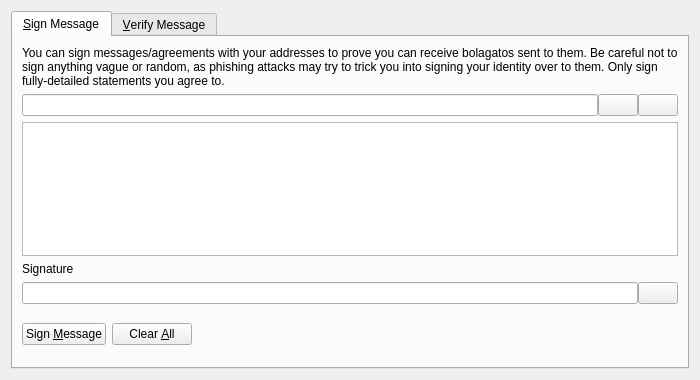
<?xml version="1.0" encoding="UTF-8"?>
<ui version="4.0">
 <class>SignVerifyMessageDialog</class>
 <widget class="QDialog" name="SignVerifyMessageDialog">
  <property name="geometry">
   <rect>
    <x>0</x>
    <y>0</y>
    <width>700</width>
    <height>380</height>
   </rect>
  </property>
  <property name="windowTitle">
   <string>Signatures - Sign / Verify a Message</string>
  </property>
  <property name="modal">
   <bool>true</bool>
  </property>
  <layout class="QVBoxLayout" name="verticalLayout">
   <item>
    <widget class="QTabWidget" name="tabWidget">
     <property name="currentIndex">
      <number>0</number>
     </property>
     <widget class="QWidget" name="tabSignMessage">
      <attribute name="title">
       <string>&amp;Sign Message</string>
      </attribute>
      <layout class="QVBoxLayout" name="verticalLayout_SM">
       <item>
        <widget class="QLabel" name="infoLabel_SM">
         <property name="text">
          <string>You can sign messages/agreements with your addresses to prove you can receive bolagatos sent to them. Be careful not to sign anything vague or random, as phishing attacks may try to trick you into signing your identity over to them. Only sign fully-detailed statements you agree to.</string>
         </property>
         <property name="textFormat">
          <enum>Qt::PlainText</enum>
         </property>
         <property name="wordWrap">
          <bool>true</bool>
         </property>
        </widget>
       </item>
       <item>
        <layout class="QHBoxLayout" name="horizontalLayout_1_SM">
         <property name="spacing">
          <number>0</number>
         </property>
         <item>
          <widget class="QValidatedLineEdit" name="addressIn_SM">
           <property name="toolTip">
            <string>The Faithcoin address to sign the message with</string>
           </property>
          </widget>
         </item>
         <item>
          <widget class="QPushButton" name="addressBookButton_SM">
           <property name="toolTip">
            <string>Choose previously used address</string>
           </property>
           <property name="text">
            <string/>
           </property>
           <property name="icon">
            <iconset resource="../bitcoin.qrc">
             <normaloff>:/icons/address-book</normaloff>:/icons/address-book</iconset>
           </property>
           <property name="shortcut">
            <string>Alt+A</string>
           </property>
           <property name="autoDefault">
            <bool>false</bool>
           </property>
          </widget>
         </item>
         <item>
          <widget class="QPushButton" name="pasteButton_SM">
           <property name="toolTip">
            <string>Paste address from clipboard</string>
           </property>
           <property name="text">
            <string/>
           </property>
           <property name="icon">
            <iconset resource="../bitcoin.qrc">
             <normaloff>:/icons/editpaste</normaloff>:/icons/editpaste</iconset>
           </property>
           <property name="shortcut">
            <string>Alt+P</string>
           </property>
           <property name="autoDefault">
            <bool>false</bool>
           </property>
          </widget>
         </item>
        </layout>
       </item>
       <item>
        <widget class="QPlainTextEdit" name="messageIn_SM">
         <property name="toolTip">
          <string>Enter the message you want to sign here</string>
         </property>
        </widget>
       </item>
       <item>
        <widget class="QLabel" name="signatureLabel_SM">
         <property name="text">
          <string>Signature</string>
         </property>
         <property name="textFormat">
          <enum>Qt::PlainText</enum>
         </property>
        </widget>
       </item>
       <item>
        <layout class="QHBoxLayout" name="horizontalLayout_2_SM">
         <property name="spacing">
          <number>0</number>
         </property>
         <item>
          <widget class="QLineEdit" name="signatureOut_SM">
           <property name="font">
            <font>
             <italic>true</italic>
            </font>
           </property>
           <property name="readOnly">
            <bool>true</bool>
           </property>
          </widget>
         </item>
         <item>
          <widget class="QPushButton" name="copySignatureButton_SM">
           <property name="toolTip">
            <string>Copy the current signature to the system clipboard</string>
           </property>
           <property name="text">
            <string/>
           </property>
           <property name="icon">
            <iconset resource="../bitcoin.qrc">
             <normaloff>:/icons/editcopy</normaloff>:/icons/editcopy</iconset>
           </property>
           <property name="autoDefault">
            <bool>false</bool>
           </property>
          </widget>
         </item>
        </layout>
       </item>
       <item>
        <layout class="QHBoxLayout" name="horizontalLayout_3_SM">
         <item>
          <widget class="QPushButton" name="signMessageButton_SM">
           <property name="toolTip">
            <string>Sign the message to prove you own this Faithcoin address</string>
           </property>
           <property name="text">
            <string>Sign &amp;Message</string>
           </property>
           <property name="icon">
            <iconset resource="../bitcoin.qrc">
             <normaloff>:/icons/edit</normaloff>:/icons/edit</iconset>
           </property>
           <property name="autoDefault">
            <bool>false</bool>
           </property>
          </widget>
         </item>
         <item>
          <widget class="QPushButton" name="clearButton_SM">
           <property name="toolTip">
            <string>Reset all sign message fields</string>
           </property>
           <property name="text">
            <string>Clear &amp;All</string>
           </property>
           <property name="icon">
            <iconset resource="../bitcoin.qrc">
             <normaloff>:/icons/remove</normaloff>:/icons/remove</iconset>
           </property>
           <property name="autoDefault">
            <bool>false</bool>
           </property>
          </widget>
         </item>
         <item>
          <spacer name="horizontalSpacer_1_SM">
           <property name="orientation">
            <enum>Qt::Horizontal</enum>
           </property>
           <property name="sizeHint" stdset="0">
            <size>
             <width>40</width>
             <height>48</height>
            </size>
           </property>
          </spacer>
         </item>
         <item>
          <widget class="QLabel" name="statusLabel_SM">
           <property name="font">
            <font>
             <weight>75</weight>
             <bold>true</bold>
            </font>
           </property>
           <property name="text">
            <string/>
           </property>
           <property name="wordWrap">
            <bool>true</bool>
           </property>
          </widget>
         </item>
         <item>
          <spacer name="horizontalSpacer_2_SM">
           <property name="orientation">
            <enum>Qt::Horizontal</enum>
           </property>
           <property name="sizeHint" stdset="0">
            <size>
             <width>40</width>
             <height>48</height>
            </size>
           </property>
          </spacer>
         </item>
        </layout>
       </item>
      </layout>
     </widget>
     <widget class="QWidget" name="tabVerifyMessage">
      <attribute name="title">
       <string>&amp;Verify Message</string>
      </attribute>
      <layout class="QVBoxLayout" name="verticalLayout_VM">
       <item>
        <widget class="QLabel" name="infoLabel_VM">
         <property name="text">
          <string>Enter the receiver's address, message (ensure you copy line breaks, spaces, tabs, etc. exactly) and signature below to verify the message. Be careful not to read more into the signature than what is in the signed message itself, to avoid being tricked by a man-in-the-middle attack. Note that this only proves the signing party receives with the address, it cannot prove sendership of any transaction!</string>
         </property>
         <property name="textFormat">
          <enum>Qt::PlainText</enum>
         </property>
         <property name="alignment">
          <set>Qt::AlignLeading|Qt::AlignLeft|Qt::AlignTop</set>
         </property>
         <property name="wordWrap">
          <bool>true</bool>
         </property>
        </widget>
       </item>
       <item>
        <layout class="QHBoxLayout" name="horizontalLayout_1_VM">
         <property name="spacing">
          <number>0</number>
         </property>
         <item>
          <widget class="QValidatedLineEdit" name="addressIn_VM">
           <property name="toolTip">
            <string>The Faithcoin address the message was signed with</string>
           </property>
          </widget>
         </item>
         <item>
          <widget class="QPushButton" name="addressBookButton_VM">
           <property name="toolTip">
            <string>Choose previously used address</string>
           </property>
           <property name="text">
            <string/>
           </property>
           <property name="icon">
            <iconset resource="../bitcoin.qrc">
             <normaloff>:/icons/address-book</normaloff>:/icons/address-book</iconset>
           </property>
           <property name="shortcut">
            <string>Alt+A</string>
           </property>
           <property name="autoDefault">
            <bool>false</bool>
           </property>
          </widget>
         </item>
        </layout>
       </item>
       <item>
        <widget class="QPlainTextEdit" name="messageIn_VM"/>
       </item>
       <item>
        <widget class="QValidatedLineEdit" name="signatureIn_VM"/>
       </item>
       <item>
        <layout class="QHBoxLayout" name="horizontalLayout_2_VM">
         <item>
          <widget class="QPushButton" name="verifyMessageButton_VM">
           <property name="toolTip">
            <string>Verify the message to ensure it was signed with the specified Faithcoin address</string>
           </property>
           <property name="text">
            <string>Verify &amp;Message</string>
           </property>
           <property name="icon">
            <iconset resource="../bitcoin.qrc">
             <normaloff>:/icons/transaction_0</normaloff>:/icons/transaction_0</iconset>
           </property>
           <property name="autoDefault">
            <bool>false</bool>
           </property>
          </widget>
         </item>
         <item>
          <widget class="QPushButton" name="clearButton_VM">
           <property name="toolTip">
            <string>Reset all verify message fields</string>
           </property>
           <property name="text">
            <string>Clear &amp;All</string>
           </property>
           <property name="icon">
            <iconset resource="../bitcoin.qrc">
             <normaloff>:/icons/remove</normaloff>:/icons/remove</iconset>
           </property>
           <property name="autoDefault">
            <bool>false</bool>
           </property>
          </widget>
         </item>
         <item>
          <spacer name="horizontalSpacer_1_VM">
           <property name="orientation">
            <enum>Qt::Horizontal</enum>
           </property>
           <property name="sizeHint" stdset="0">
            <size>
             <width>40</width>
             <height>48</height>
            </size>
           </property>
          </spacer>
         </item>
         <item>
          <widget class="QLabel" name="statusLabel_VM">
           <property name="font">
            <font>
             <weight>75</weight>
             <bold>true</bold>
            </font>
           </property>
           <property name="text">
            <string/>
           </property>
           <property name="wordWrap">
            <bool>true</bool>
           </property>
          </widget>
         </item>
         <item>
          <spacer name="horizontalSpacer_2_VM">
           <property name="orientation">
            <enum>Qt::Horizontal</enum>
           </property>
           <property name="sizeHint" stdset="0">
            <size>
             <width>40</width>
             <height>48</height>
            </size>
           </property>
          </spacer>
         </item>
        </layout>
       </item>
      </layout>
     </widget>
    </widget>
   </item>
  </layout>
 </widget>
 <customwidgets>
  <customwidget>
   <class>QValidatedLineEdit</class>
   <extends>QLineEdit</extends>
   <header>qt/qvalidatedlineedit.h</header>
  </customwidget>
 </customwidgets>
 <resources>
  <include location="../bitcoin.qrc"/>
 </resources>
 <connections/>
</ui>
